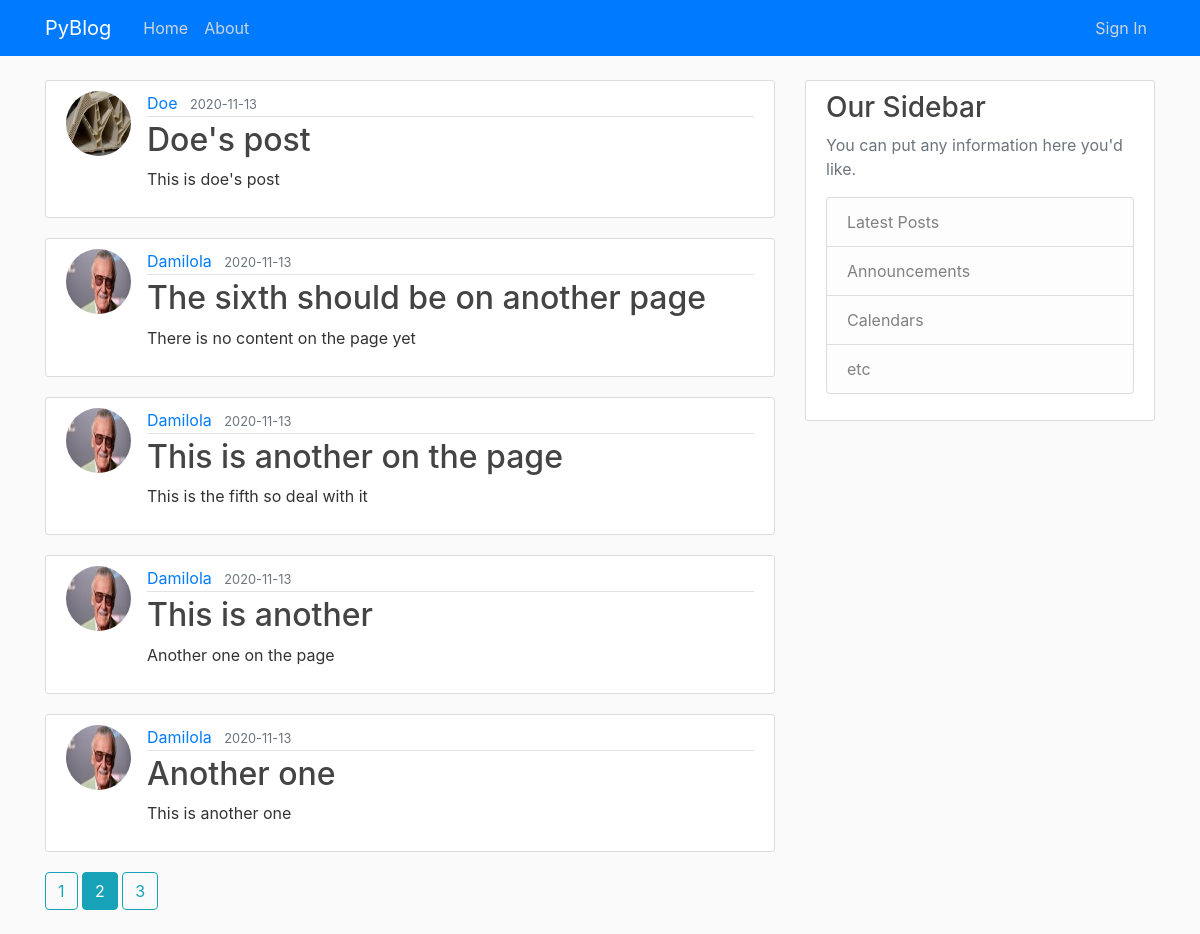
The page /home?page=2 on the database its author committed.
### src/models.py (models this page shows, shortened)
class Post(db.Model):
    id = db.Column(db.Integer, primary_key=True)
    title = db.Column(db.String(100), nullable=False)
    date_posted = db.Column(db.DateTime, nullable=False, default=datetime.utcnow)
    content = db.Column(db.Text, nullable=False)
    user_id = db.Column(db.Integer, db.ForeignKey('user.id'), nullable=False)

class User(db.Model, UserMixin):
    id = db.Column(db.Integer, primary_key=True)
    username = db.Column(db.String(20), unique=True, nullable=False)
    email = db.Column(db.String(120), unique=True, nullable=False)
    image_file = db.Column(db.String(20), nullable=False, default='default.jpg')
    password = db.Column(db.String(60), nullable=False)
    posts = db.relationship('Post', backref='author', lazy=True)

### src/main/routes.py (the view)
@main.route("/")
@main.route("/home")
def home():
    page = request.args.get('page', 1, type=int)
    posts = Post.query.order_by(Post.date_posted.desc()).paginate(page=page, per_page=5)
    return render_template('index.html', posts=posts)

### src/templates/index.html (shortened to what this page needs)
{% extends "layout.html" %} {% block content %} {% for post in posts.items %}
<article class="media content-section">
  <img
    class="rounded-circle article-img"
    src="{{ url_for('static', filename='img/' + post.author.image_file) }}"
  />
  <div class="media-body">
    <div class="article-metadata">
      <a
        class="mr-2"
        href="{{ url_for('users.user_posts', username=post.author.username) }}"
        >{{ post.author.username }}</a
      >
      <small class="text-muted"
        >{{ post.date_posted.strftime('%Y-%m-%d') }}</small
      >
    </div>
    <h2>
      <a
        class="article-title"
        href="{{ url_for('posts.post', post_id=post.id) }}"
        >{{ post.title }}</a
      >
    </h2>
    <p class="article-content--sum">
      {{ post.content[0:250].rstrip(" ") }}
    </p>
  </div>
</article>
{% endfor %} {% for page_num in posts.iter_pages(left_edge=1, right_edge=1,
left_current=1, right_current=2) %} {% if page_num %} {% if posts.page ==
page_num %}
<a class="btn btn-info mb-4" href="{{ url_for('main.home', page=page_num) }}"
  >{{ page_num }}</a
>
{% else %}
<a class="btn btn-outline-info mb-4" href="{{ url_for('main.home', page=page_num) }}"
  >{{ page_num }}</a
>
{% endif %} {% else %} ... {% endif %} {% endfor %} {% endblock content %}

### src/static/css/main.css (style rules this page uses)
body { background: #fafafa; color: #333333; margin-top: 5rem; }
h1, h2, h3, h4, h5, h6 { color: #444444; }
.content-section { background: #ffffff; padding: 10px 20px; border: 1px solid #dddddd; border-radius: 3px; margin-bottom: 20px; }
.article-title { color: #444444; }
.article-content--sum { white-space: normal; }
.article-img { height: 65px; width: 65px; margin-right: 16px; }
.article-metadata { padding-bottom: 1px; margin-bottom: 4px; border-bottom: 1px solid #e3e3e3 }

### rows shown on the page
Post: image_file (picture), author.username "Doe", date_posted "2020-11-13", title "Doe's post", content "This is doe's post"
Post: image_file (picture), author.username "Damilola", date_posted "2020-11-13", title "The sixth should be on another page", content "There is no content on the page yet"
Post: image_file (picture), author.username "Damilola", date_posted "2020-11-13", title "This is another on the page", content "This is the fifth so deal with it"
Post: image_file (picture), author.username "Damilola", date_posted "2020-11-13", title "This is another", content "Another one on the page"
Post: image_file (picture), author.username "Damilola", date_posted "2020-11-13", title "Another one", content "This is another one"

### other values the page prints
{{ page_num }} "1" "3"
{{ page_num }} "2"
